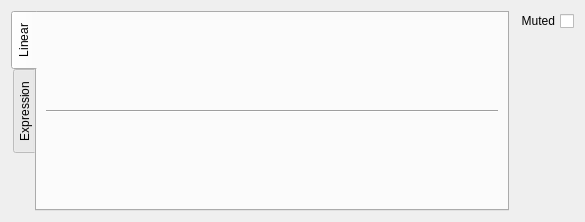
<?xml version="1.0" encoding="UTF-8"?>
<ui version="4.0">
 <class>MapProps</class>
 <widget class="QWidget" name="MapProps">
  <property name="geometry">
   <rect>
    <x>0</x>
    <y>0</y>
    <width>585</width>
    <height>222</height>
   </rect>
  </property>
  <property name="sizePolicy">
   <sizepolicy hsizetype="Preferred" vsizetype="Minimum">
    <horstretch>0</horstretch>
    <verstretch>0</verstretch>
   </sizepolicy>
  </property>
  <property name="windowTitle">
   <string>Form</string>
  </property>
  <layout class="QHBoxLayout" name="horizontalLayout">
   <item>
    <widget class="QTabWidget" name="modeTabs">
     <property name="tabPosition">
      <enum>QTabWidget::West</enum>
     </property>
     <property name="tabShape">
      <enum>QTabWidget::Rounded</enum>
     </property>
     <property name="currentIndex">
      <number>0</number>
     </property>
     <widget class="QWidget" name="linearModeTab">
      <attribute name="title">
       <string>Linear</string>
      </attribute>
      <layout class="QVBoxLayout" name="verticalLayout_2">
       <item>
        <widget class="RangeEditor" name="src0Range" native="true"/>
       </item>
       <item>
        <widget class="Line" name="line">
         <property name="orientation">
          <enum>Qt::Horizontal</enum>
         </property>
        </widget>
       </item>
       <item>
        <widget class="RangeEditor" name="dstRange" native="true"/>
       </item>
      </layout>
     </widget>
     <widget class="QWidget" name="expressionModeTab">
      <attribute name="title">
       <string>Expression</string>
      </attribute>
      <layout class="QGridLayout" name="gridLayout_3">
       <property name="leftMargin">
        <number>0</number>
       </property>
       <property name="topMargin">
        <number>0</number>
       </property>
       <property name="rightMargin">
        <number>0</number>
       </property>
       <property name="bottomMargin">
        <number>0</number>
       </property>
       <item row="0" column="0">
        <widget class="QPlainTextEdit" name="expression">
         <property name="sizePolicy">
          <sizepolicy hsizetype="Expanding" vsizetype="Expanding">
           <horstretch>1</horstretch>
           <verstretch>1</verstretch>
          </sizepolicy>
         </property>
         <property name="cursor" stdset="0">
          <cursorShape>IBeamCursor</cursorShape>
         </property>
        </widget>
       </item>
      </layout>
     </widget>
    </widget>
   </item>
   <item>
    <layout class="QVBoxLayout" name="verticalLayout">
     <item>
      <widget class="QCheckBox" name="checkBoxMuted">
       <property name="layoutDirection">
        <enum>Qt::RightToLeft</enum>
       </property>
       <property name="text">
        <string>Muted</string>
       </property>
      </widget>
     </item>
     <item>
      <spacer name="verticalSpacer">
       <property name="orientation">
        <enum>Qt::Vertical</enum>
       </property>
       <property name="sizeHint" stdset="0">
        <size>
         <width>20</width>
         <height>40</height>
        </size>
       </property>
      </spacer>
     </item>
    </layout>
   </item>
  </layout>
 </widget>
 <customwidgets>
  <customwidget>
   <class>RangeEditor</class>
   <extends>QWidget</extends>
   <header>rangeeditor.h</header>
   <container>1</container>
  </customwidget>
 </customwidgets>
 <resources/>
 <connections/>
</ui>
